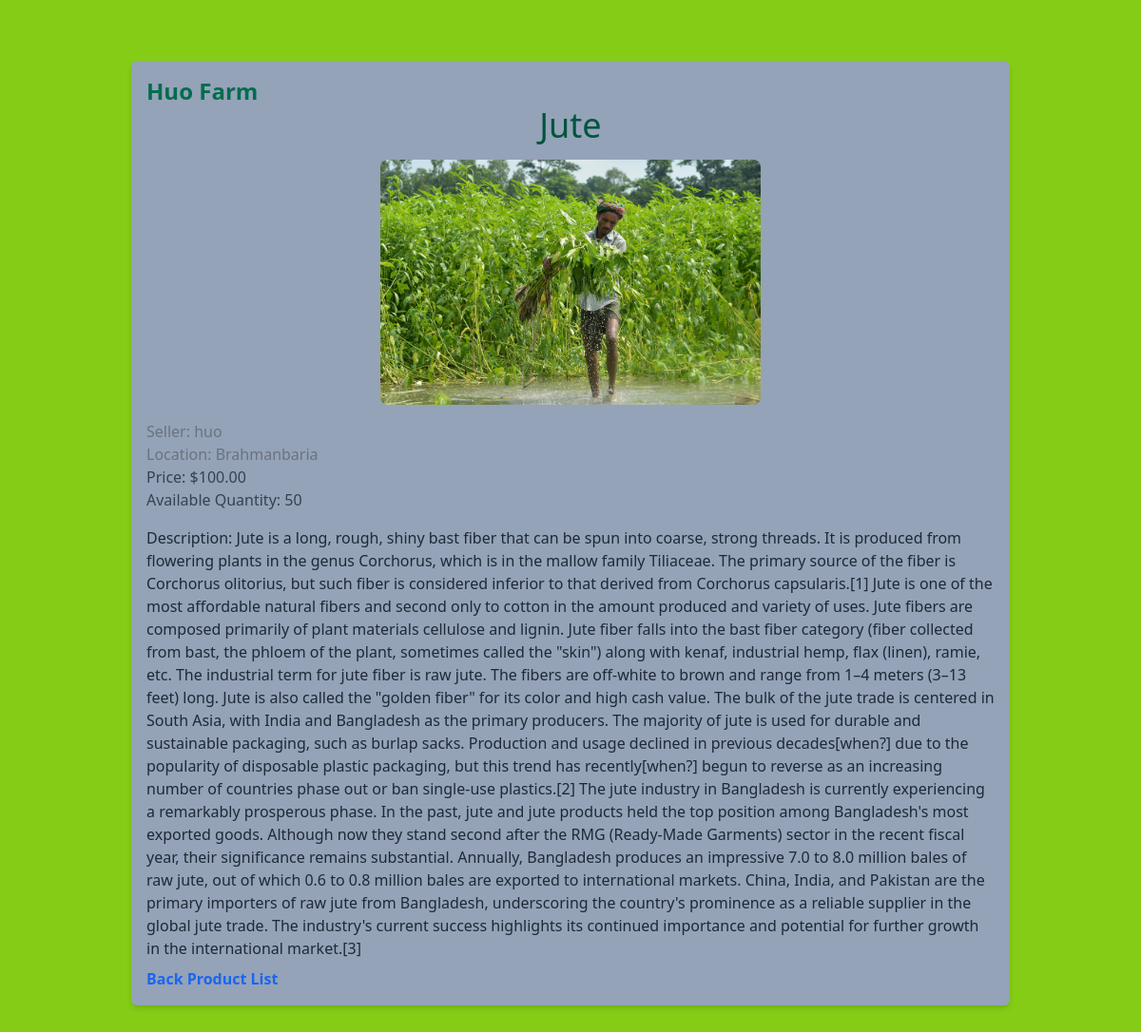
Page /products/6/ on the committed database.
### agro/models.py (models this page shows, shortened)
class Product(models.Model):
    name = models.CharField(max_length=100)
    description = models.TextField()
    price = models.DecimalField(max_digits=10, decimal_places=2)
    quantity = models.PositiveIntegerField()
    seller = models.ForeignKey(User, on_delete=models.CASCADE)
    location = models.CharField(max_length=100)
    date_listed = models.DateTimeField(auto_now_add=True)
    image = models.ImageField(upload_to='product_images/')
    class Meta:
        ordering = ['-date_listed', ]

### agro/views.py (the view)
# urls.py: path('products/<int:pk>/', views.ProductDetailView.as_view(), name='product_detail'),
class ProductDetailView(DetailView):
    model = Product
    template_name = 'agro/product_detail.html'
    context_object_name = 'product'

### templates/agro/product_detail.html (shortened to what this page needs)
{% extends "agro/base.html" %}
{% load static %}
    {% block content %}
    <main class="bg-lime-500 p-10">
        <div class="container mx-auto py-6">
            <div class="bg-slate-400 shadow-md rounded-md p-4">
                <a href="/" class="text-2xl font-bold text-green-700"> Huo Farm </a>
                <div class="flex justify-center pb-4 text-green-800 ">
                    <h2 class="text-4xl">{{ product.name }}</h2>
                </div>
                <div class="flex justify-center">
                    <img src="{{ product.image.url }}" alt="{{ product.name }}"
                        class="mb-4 max-w-full h-auto rounded-lg" style="width: 400px;">
                </div>
                <p class="text-gray-500">Seller: {{ product.seller }}</p>
                <p class="text-gray-500">Location: {{ product.location }}</p>
                <p class="text-gray-700">Price: ${{ product.price }}</p>
                <p class="text-gray-700 pb-4">Available Quantity: {{ product.quantity }}</p>
                <p class="text-gray-800">Description: {{ product.description }}</p>
                <div class="pt-2">
                    <a href="{% url 'agro:product_list' %}" class="text-blue-600 font-bold">Back
                        Product List</a>
                </div>
            </div>
        </div>
    </main>
    {% endblock content %}

### rows in the picture
Product: name "Jute", image (picture), seller "huo", location "Brahmanbaria", price "100.00", quantity "50", description "Jute is a long, rough, shiny bast fiber that can be spun into coarse, strong threads. It is produced from flowering plants in the genus Corchorus, which is in the mallow family Tiliaceae. The primary source of the fiber is Corchorus olitorius, but such fiber is considered inferior to that derived from Corchorus capsularis.[1] Jute is one of the most affordable natural fibers and second only to cotton in the amount produced and variety of uses. Jute fibers are composed primarily of plant materials cellulose and lignin. Jute fiber falls into the bast fiber category (fiber collected from bast, the phloem of the plant, sometimes called the \"skin\") along with kenaf, industrial hemp, flax…"
